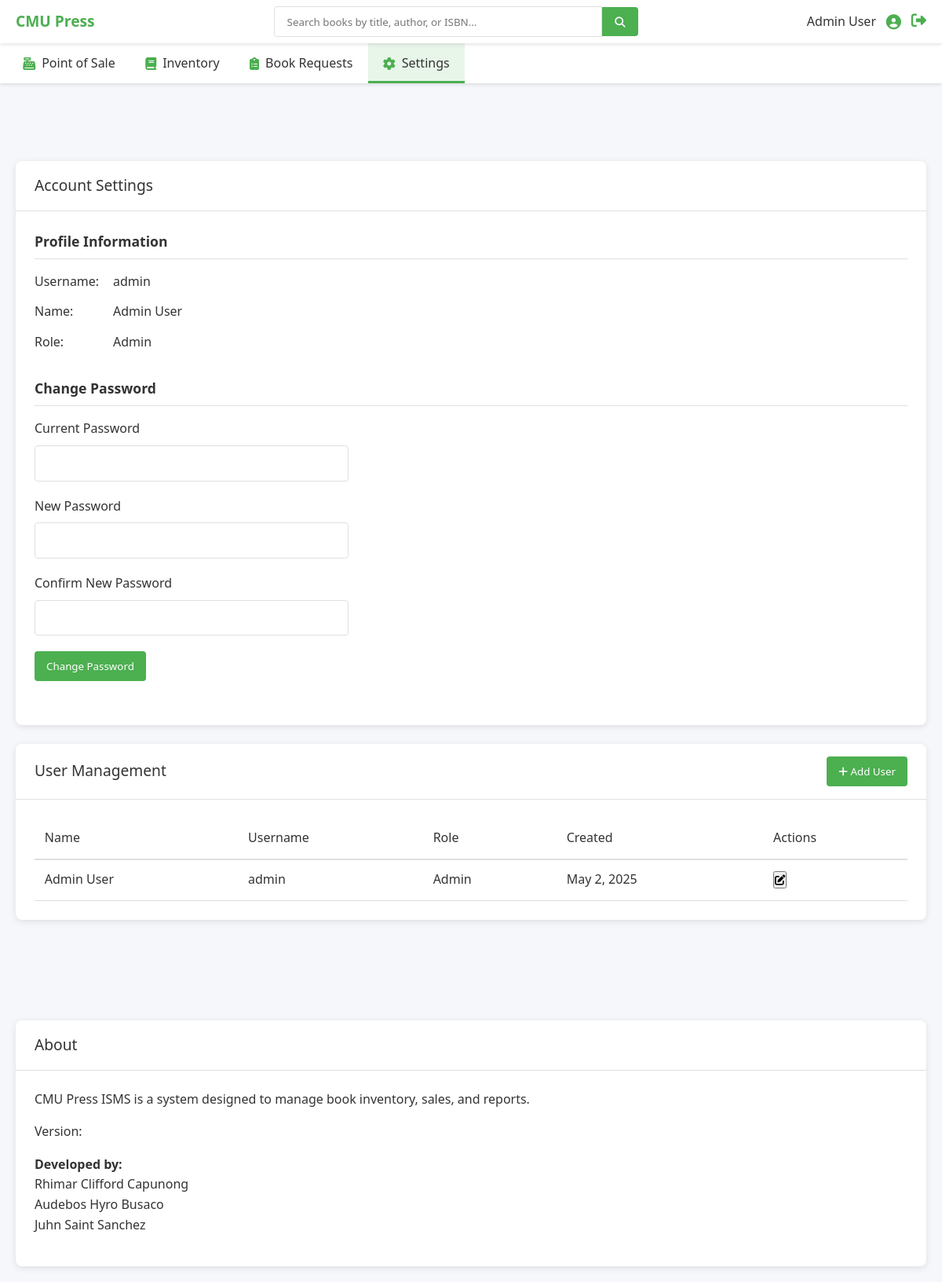
The page /index.php?tab=settings (signed in) on the database its author committed.
### tables this page shows
CREATE TABLE `users` (
  `user_id` int(11) NOT NULL AUTO_INCREMENT,
  `username` varchar(50) NOT NULL,
  `password` varchar(255) NOT NULL,
  `name` varchar(255) NOT NULL,
  `role` enum('admin','staff') NOT NULL DEFAULT 'staff',
  `created_at` timestamp NOT NULL DEFAULT current_timestamp(),
  `updated_at` timestamp NOT NULL DEFAULT current_timestamp() ON UPDATE current_timestamp(),
  PRIMARY KEY (`user_id`),
  UNIQUE KEY `username` (`username`)
);

### pages/settings.php (the view, shortened to what this page needs)
<?php
$database = new Database();
$db = $database->getConnection();
$isAdmin = $_SESSION['role'] === 'admin';
$currentUserId = $_SESSION['user_id'];
$currentUser = [
    'user_id' => $currentUserId,
    'username' => $_SESSION['username'],
    'name' => $_SESSION['name'],
    'role' => $_SESSION['role']
];
$users = [];
if ($isAdmin) {
    $stmt = $db->prepare("SELECT * FROM users ORDER BY name ASC");
    $stmt->execute();
    $users = $stmt->fetchAll(PDO::FETCH_ASSOC);
}
?>
<section id="settings" class="tab-content active">
    <div class="container">
        <div class="left-column">
            <div class="card">
                <div class="card-header">
                    <h2>Account Settings</h2>
                </div>
                <div class="card-body">
                    <div class="settings-section">
                        <h3>Profile Information</h3>
                        <div class="profile-info">
                            <div class="profile-field">
                                <span class="field-label">Username:</span>
                                <span class="field-value"><?php echo htmlspecialchars($currentUser['username']); ?></span>
                            </div>
                            <div class="profile-field">
                                <span class="field-label">Name:</span>
                                <span class="field-value"><?php echo htmlspecialchars($currentUser['name']); ?></span>
                            </div>
                            <div class="profile-field">
                                <span class="field-label">Role:</span>
                                <span class="field-value"><?php echo ucfirst(htmlspecialchars($currentUser['role'])); ?></span>
                            </div>
                        </div>
                    </div>
                    <div class="settings-section">
                        <h3>Change Password</h3>
                        <form method="post" class="password-form">
                            <div class="form-group">
                                <label for="current_password">Current Password</label>
                                <input type="password" id="current_password" name="current_password" required>
                            </div>
                            <div class="form-group">
                                <label for="new_password">New Password</label>
                                <input type="password" id="new_password" name="new_password" required>
                            </div>
                            <div class="form-group">
                                <label for="confirm_password">Confirm New Password</label>
                                <input type="password" id="confirm_password" name="confirm_password" required>
                            </div>
                            <button type="submit" name="change_password" class="btn-primary">Change Password</button>
                        </form>
                    </div>
                </div>
            </div>
            <?php if ($isAdmin): ?>            <div class="card">
                <div class="card-header">
                    <h2>User Management</h2>
                    <button id="add-user-btn" class="btn-primary"><i class="fas fa-plus"></i> Add User</button>
                </div>
                <div class="card-body">
                    <div class="users-table-wrapper">
                        <table class="users-table">
                            <thead>
                                <tr>
                                    <th>Name</th>
                                    <th>Username</th>
                                    <th>Role</th>
                                    <th>Created</th>
                                    <th>Actions</th>
                                </tr>
                            </thead>
                            <tbody>
                                <?php foreach ($users as $user): ?>
                                <tr>
                                    <td><?php echo htmlspecialchars($user['name']); ?></td>
                                    <td><?php echo htmlspecialchars($user['username']); ?></td>
                                    <td><?php echo ucfirst(htmlspecialchars($user['role'])); ?></td>
                                    <td><?php echo date('M j, Y', strtotime($user['created_at'])); ?></td>
                                    <td class="actions">
                                        <button class="edit-user-btn" data-id="<?php echo $user['user_id']; ?>"><i class="fas fa-edit"></i></button>
                                    </td>
                                </tr>
                                <?php endforeach; ?>
                            </tbody>
                        </table>
                    </div>
                </div>
            </div>
            <?php endif; ?>
        </div>
        <div class="right-column">
                <div class="card-body">
            </div>
            <div class="card">
                <div class="card-header">
                    <h2>About</h2>
                </div>
                <div class="card-body">
                    <div class="about-content">
                        <p><strong><?php echo htmlspecialchars($appName); ?></strong>CMU Press ISMS is a system designed to manage book inventory, sales, and reports.</p>
                        <p>Version: <?php echo htmlspecialchars($appVersion); ?></p>
                        <p><strong>Developed by:</strong><br>
                        Rhimar Clifford Capunong <br>
                        Audebos Hyro Busaco<br>
                        Juhn Saint Sanchez </p>
                    </div>
                </div>
            </div>
        </div>
    </div>
</section>

### assets/css/main.css (style rules this page uses)
* { margin: 0; padding: 0; box-sizing: border-box; font-family: 'Segoe UI', Tahoma, Geneva, Verdana, sans-serif; }
:root { --primary-color: #4caf50; --primary-dark: #3b8c3f; --secondary-color: #e8f5e9; --text-color: #333; --light-text: #666; --border-color: #e0e0e0; --success-color: #4caf50; --warning-color: #ff9800; --error-color: #f44336; --info-color: #2196f3; --high-priority: #ffebee; --medium-priority: #fff8e1; --low-priority: #e8f5e9; --card-shadow: 0 2px 8px rgba(0, 0, 0, 0.1); }
body { background-color: #f5f7fa; color: var(--text-color); line-height: 1.6; }
.tab-content { display: none; padding-top: 20px; }
.tab-content.active { display: block; }
.container { display: flex; gap: 1.5rem; position: relative; z-index: 1; }
.left-column { flex: 6; display: flex; flex-direction: column; gap: 1.5rem; position:relative; }
.right-column { flex: 4; display: flex; flex-direction: column; gap: 1.5rem; position: relative; }
.card { background-color: white; border-radius: 8px; box-shadow: var(--card-shadow); overflow: hidden; }
.card-header { padding: 1rem 1.5rem; border-bottom: 1px solid var(--border-color); display: flex; justify-content: space-between; align-items: center; }
.card-header h2 { font-size: 1.2rem; font-weight: 500; }
.card-body { padding: 1.5rem; }
.btn-primary, .btn-secondary { padding: 10px 15px; border: none; border-radius: 4px; cursor: pointer; font-weight: 500; transition: background-color 0.2s; }
.btn-primary { background-color: var(--primary-color); color: white; }
.form-group { margin-bottom: 1.2rem; }
.form-group label { display: block; margin-bottom: 0.5rem; font-weight: 500; }
.form-group input, .form-group select { width: 100%; padding: 0.8rem; border: 1px solid var(--border-color); border-radius: 4px; outline: none; }
@media (max-width: 1200px) { .container { flex-direction: column; } }
@media (max-width: 1200px) { .left-column, .right-column { width: 100%; } }
#inventory, #reports, #book_requests, #pos, #settings { margin-top: 40px !important; }
.container { padding-top: 20px !important; }
.left-column, .right-column { position: relative !important; top: auto !important; }

### rows shown on the page
users: username "admin", name "Admin User", role "Admin", created_at "May 2, 2025"

### other values the page prints
$userName "Admin User"
